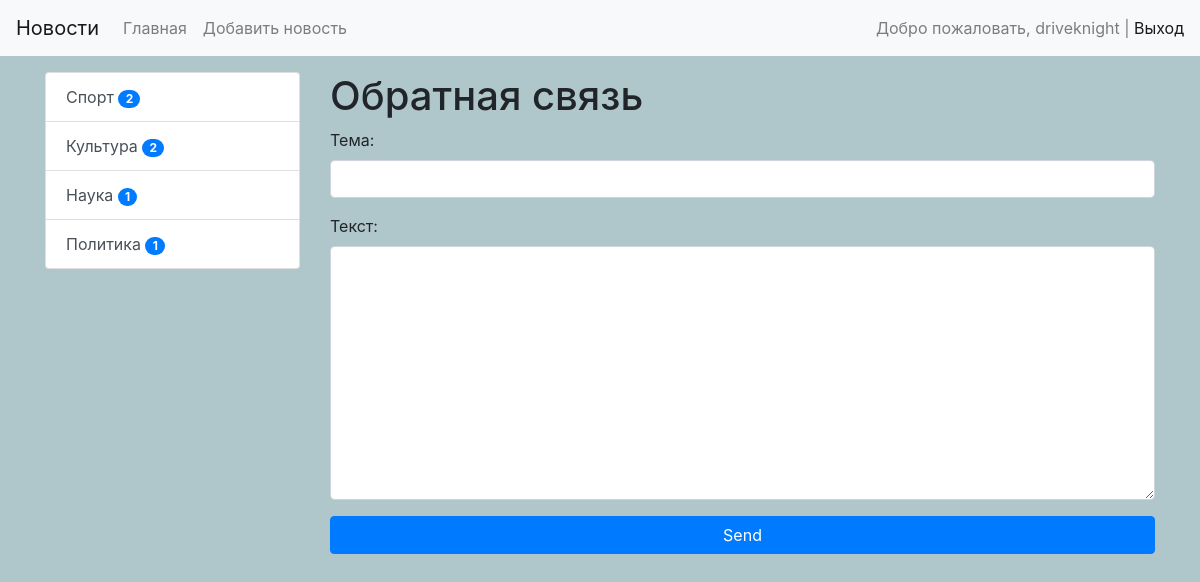
Screenshot of /test/ (signed in) with the database file from the repository.
### news/models.py (models this page shows, shortened)
class Category(models.Model):
    title = models.CharField(max_length=150, db_index=True, verbose_name='Наименование категории')
    def get_absolute_url(self):
        return reverse('category', kwargs={'category_id': self.pk})
    class Meta:
        verbose_name = 'Категория'
        verbose_name_plural = 'Категории'
        ordering = ['title']

### news/views.py (the view)
# urls.py: path('test/', test, name='test'),
def test(request):
    if request.method == 'POST':
        form = ContactForm(request.POST)
        if form.is_valid():
            mail = send_mail(form.cleaned_data['subject'], form.cleaned_data['content'], 'rok5a@yandex.ru', ['mr.satanaa@gmail.com'], fail_silently=False)
            if mail:
                messages.success(request, 'Письмо отправлено')
                return redirect('test')
            else:
                messages.error(request, 'Ошибка отправки')
    else:
        form = ContactForm()
    return render(request, 'news/test.html', {"form": form})

### news/forms.py
class ContactForm(forms.Form):
    subject = forms.CharField(label='Тема', widget=forms.TextInput(attrs={'class': 'form-control'}))
    content = forms.CharField(label='Текст', widget=forms.Textarea(attrs={'class': 'form-control'}))

### news/templatetags/news_tags.py (called while the page is built)
@register.inclusion_tag('news/list_categories.html')
def show_categories(arg1='Hello', arg2='world'):
    categories = Category.objects.annotate(cnt=Count('news', filter=F('news__is_published'))).filter(cnt__gt=0)
    return {"categories": categories, "arg1": arg1, "arg2": arg2}

### news/templates/news/test.html (shortened to what this page needs)
{% extends 'base.html' %}
{% block sidebar %}
{% include 'inc/_sidebar.html' %}
{% endblock %}
{% block content %}
<h1>Обратная связь</h1>
<form method="post">
    {{ form.as_p }}
        <button type="sumbit" class="btn btn-primary btn-block">Send</button>
</form>
{% endblock %}

### templates/inc/_nav.html (shortened to what this page needs)
<nav class="navbar navbar-expand-lg navbar-light bg-light">
  <a class="navbar-brand" href="{% url 'home' %}">Новости</a>
  <div class="collapse navbar-collapse" id="navbarSupportedContent">
    <ul class="navbar-nav mr-auto">
        <li class="nav-item"><a class="nav-link" href="{% url 'home' %}">Главная</a></li>
        {% if request.user.is_authenticated %}
        <li class="nav-item"><a class="nav-link" href="{% url 'add_news' %}">Добавить новость</a></li>
        {% endif %}
    </ul>
      <span class="navbar-text">
          {% if request.user.is_authenticated %}
          Добро пожаловать, {{ user.username }} | <a href="{% url 'logout' %}">Выход</a>
          {% else %}
          <a href="{% url 'register' %}">Register</a> | <a href="{% url 'login' %}">Login</a>
          {% endif %}
      </span>
  </div>
</nav>

### news/templates/news/list_categories.html
<div class="list-group">
    {% for item in categories %}
    <a href="{{ item.get_absolute_url }} " class="list-group-item list-group-item-action"> {{ item.title }}     <span class="badge badge-primary badge-pill">{{ item.cnt }}</span>
    </a>
    {% endfor %}
</div>

### mysite/static/css/style1.css (style rules this page uses)
body { background-color: #afc6ca; }

### rows the page displays
Category: title "Спорт", cnt "2"
Category: title "Культура", cnt "2"
Category: title "Наука", cnt "1"
Category: title "Политика", cnt "1"

### other values shown
{{ user.username }} "driveknight"
